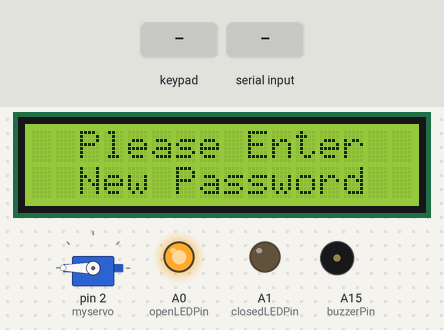
Bench run of a sketch on a simulated Arduino Mega 2560, built with avr-gcc and run on an emulated ATmega2560. Parts: 16×2 character LCD, servo, output pins drawn as LEDs (lit = HIGH), buzzer (waves = sounding). Inputs (shaded band) come from the test bench. Pins used as bus, display or sensor lines are not drawn.

Above: at 1.7 s.
1.8 s: keypad keys 8 / 2 = pressed 0.4 s apart
At 4.2 s:
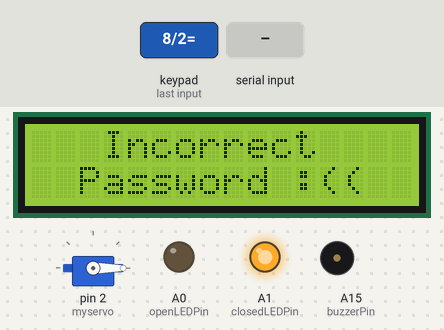
4.9 s: key '=' pressed
At 6.8 s:
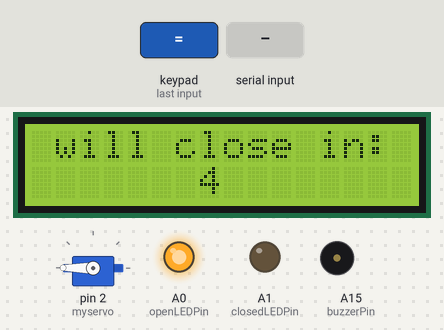
7.3 s: key '/' pressed
At 7.7 s:
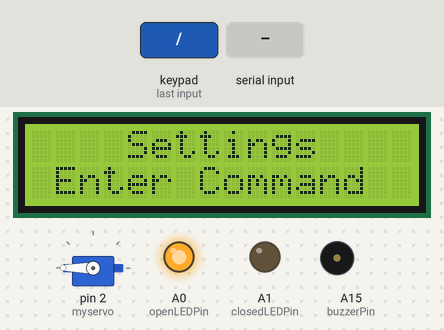
8.8 s: "settimer:" received over the second serial link
At 10.0 s:
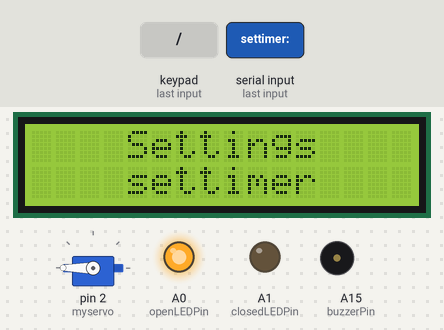
10.3 s: keypad keys 6 * 7 = pressed 0.4 s apart
At 13.6 s:
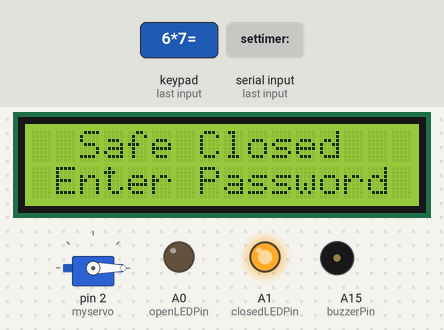
Timing chart, 0 to 14.4 s (numbered marks = the images above; inputs shaded):
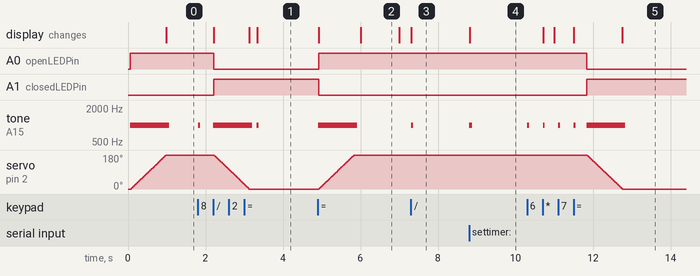

The sketch:

SafeBox.ino
```cpp
#include <Servo.h>
#include<Keypad.h>
#include<LiquidCrystal.h>

#define RS_PIN 13
#define EN_PIN 12
#define D4_PIN 8
#define D5_PIN 9
#define D6_PIN 10
#define D7_PIN 11

LiquidCrystal lcd(RS_PIN, EN_PIN, D4_PIN, D5_PIN, D6_PIN, D7_PIN);

const byte ROWS = 4;
const byte COLS = 4;
char keys[ROWS][COLS] = {
  {'7', '8', '9', '/'},
  {'4', '5', '6', '*'},
  {'1', '2', '3', '-'},
  {'c', '0', '=', '+'}
};
byte rowPins[ROWS] = {50, 51, 52, 53}; //connect to the row pinouts of the keypad
byte colPins[COLS] = {25, 24, 23, 22}; //connect to the column pinouts of the keypad

Keypad keypad = Keypad( makeKeymap(keys), rowPins, colPins, ROWS, COLS );

Servo myservo;

int openLEDPin = A0, closedLEDPin = A1, buzzerPin = A15;

String lcdFirst = "", lcdSecond = "";
bool isOpen = false;
unsigned long time;
unsigned long maxOpenTime = 5000;

void setup() {
  pinMode(openLEDPin, OUTPUT);
  pinMode(closedLEDPin, OUTPUT);
  pinMode(buzzerPin, OUTPUT);
  lcd.begin(16, 2);
  myservo.attach(2, 1000, 2000);
  Serial2.begin(9600);
  Serial2.setTimeout(maxOpenTime * 2);
  myservo.write(0);
  initSystem();
}

String password = "", pass = "";
short mode = 0;

void loop() {
  char key = keypad.getKey();

  if (isOpen) {
    if (millis() % 1000 == 0) {
      lcdFirst = "will close in:";
      lcdSecond = String((maxOpenTime - millis() + time) / 1000);
      printOnLCD();
    }
    if (millis() - time > maxOpenTime)
      closeSafe();
  }

  if (key) {
    buzz(50);
    switch (key) {
      case 'c':
        if (isOpen)
          closeSafe();
        else
          pass = "";
        break;
      case '/':
        settings();
        break;
      case '=':
        if (pass == password) {
          lcdFirst = "Correct Password";
          lcdSecond = "Safe Opened";
          printOnLCD();
          pass = "";
          openSafe();
        }
        else {
          lcdFirst = "Incorrect";
          lcdSecond = "Password :((";
          printOnLCD();
          pass = "";
        }
        break;
      default:
        pass += key;
        break;
    }
  }
}

void settings() {
  lcdFirst = "Settings";
  lcdSecond = "Enter Command";
  printOnLCD();

  Serial2.flush();
  String cmd = Serial2.readStringUntil(':');
  buzz(80);
  lcdSecond = cmd;
  printOnLCD();
  if (cmd == "setpass")
    setPass();
  else if (cmd == "settimer")
    setTimer();
  else {
    lcdFirst = "Safe Closed";
    lcdSecond = "Enter Password";
    printOnLCD();
  }
}

void initSystem() {
  openSafe();
  setPass();
  closeSafe();
}

void setTimer() {
  maxOpenTime = 0;

  while (true) {
    char key = keypad.getKey();

    if (key) {
      buzz(50);

      if (key >= 48 && key <= 57) {
        maxOpenTime *= 10;
        maxOpenTime += key - 48;
      }
      else
      {
        lcdFirst = "Timer changed";
        lcdSecond = "to: " + String(maxOpenTime);
        printOnLCD();
        maxOpenTime *= 1000;
        return;
      }
    }
  }
}

void setPass() {
  lcdFirst = "Please Enter";
  lcdSecond = "New Password";
  printOnLCD();
  String newPassword = "";
  while (true) {
    char key = keypad.waitForKey();
    buzz(50);

    if (key == '/') {
      lcdFirst = "Operation";
      lcdSecond = "Canceled";
      printOnLCD();
      return;
    }
    else if (key == '=') {
      password = newPassword;
      break;
    }
    else if (key == 'c')
      newPassword = "";
    else
      newPassword += key;
  }
  lcdFirst = "Password Has";
  lcdSecond = "Been Set!!!";
  printOnLCD();
}

void openSafe() {
  buzz(1000);
  openLED();
  for (int pos = 0; pos <= 180; pos += 1) {
    myservo.write(pos);
    delay(5);
  }
  time = millis();
  isOpen = true;
}

void closeSafe() {
  buzz(1000);
  closedLED();
  for (int pos = 180; pos >= 0; pos -= 1) {
    myservo.write(pos);
    delay(5);
  }

  isOpen = false;
  lcdFirst = "Safe Closed";
  lcdSecond = "Enter Password";
  printOnLCD();
}

void openLED() {
  digitalWrite(openLEDPin, HIGH);
  digitalWrite(closedLEDPin, LOW);
}

void closedLED() {
  digitalWrite(openLEDPin, LOW);
  digitalWrite(closedLEDPin, HIGH);
}

void buzz(int t) {
  digitalWrite(buzzerPin, HIGH);
  tone(buzzerPin, 1000, t);
}

void printOnLCD() {
  lcd.clear();
  lcd.setCursor((16 - lcdFirst.length()) / 2, 0);
  lcd.print(lcdFirst);
  lcd.setCursor((16 - lcdSecond.length()) / 2, 1);
  lcd.print(lcdSecond);
}
```

Measured:
- after the input at 1.8 s, A0 (openLEDPin): HIGH → LOW after 0.41 s; A1 (closedLEDPin): LOW → HIGH after 0.41 s
- after the input at 4.9 s, A0 (openLEDPin): LOW → HIGH at once; A1 (closedLEDPin): HIGH → LOW at once; tone on A15 (buzzerPin): silent → 1000 Hz at once, → silent 1.0 s later; servo on pin 2 (myservo): moves from 0° to 180° over 0.90 s, starting at once; the display: first changes at once (image 2 shows a later state)
- after the input at 7.3 s, tone on A15 (buzzerPin): silent → 1000 Hz at once, → silent 0.05 s later; the display: changes at once (image 3)
- after the input at 8.8 s, tone on A15 (buzzerPin): silent → 1000 Hz at once, → silent 0.08 s later; the display: changes at once (image 4)
- after the input at 10.3 s, A0 (openLEDPin): HIGH → LOW after 1.5 s; A1 (closedLEDPin): LOW → HIGH after 1.5 s
- what the display in image 2 shows lasts 1.0 s, from 6.0 s to 7.0 s
